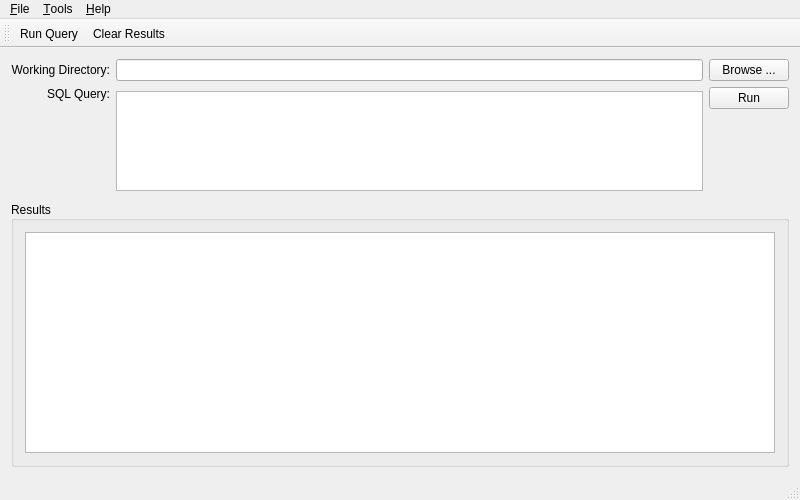
<?xml version="1.0" encoding="UTF-8"?>
<ui version="4.0">
 <class>Principal</class>
 <widget class="QMainWindow" name="Principal">
  <property name="geometry">
   <rect>
    <x>0</x>
    <y>0</y>
    <width>800</width>
    <height>500</height>
   </rect>
  </property>
  <property name="windowTitle">
   <string>Bonsai - SQL over YAML files</string>
  </property>
  <property name="locale">
   <locale language="English" country="UnitedStates"/>
  </property>
  <property name="unifiedTitleAndToolBarOnMac">
   <bool>true</bool>
  </property>
  <widget class="QWidget" name="centralWidget">
   <layout class="QGridLayout" name="gridLayout">
    <item row="0" column="0">
     <widget class="QLabel" name="label">
      <property name="sizePolicy">
       <sizepolicy hsizetype="Preferred" vsizetype="Preferred">
        <horstretch>0</horstretch>
        <verstretch>0</verstretch>
       </sizepolicy>
      </property>
      <property name="text">
       <string>Working Directory:</string>
      </property>
      <property name="alignment">
       <set>Qt::AlignRight|Qt::AlignTrailing|Qt::AlignVCenter</set>
      </property>
     </widget>
    </item>
    <item row="0" column="1">
     <widget class="QLineEdit" name="lineDir"/>
    </item>
    <item row="0" column="2">
     <widget class="QPushButton" name="browseButton">
      <property name="sizePolicy">
       <sizepolicy hsizetype="Preferred" vsizetype="Fixed">
        <horstretch>0</horstretch>
        <verstretch>0</verstretch>
       </sizepolicy>
      </property>
      <property name="text">
       <string>Browse ...</string>
      </property>
     </widget>
    </item>
    <item row="1" column="0">
     <widget class="QLabel" name="label_2">
      <property name="text">
       <string>SQL Query:</string>
      </property>
      <property name="alignment">
       <set>Qt::AlignRight|Qt::AlignTop|Qt::AlignTrailing</set>
      </property>
     </widget>
    </item>
    <item row="1" column="1" rowspan="2">
     <widget class="QPlainTextEdit" name="textQuery">
      <property name="sizePolicy">
       <sizepolicy hsizetype="Expanding" vsizetype="Fixed">
        <horstretch>0</horstretch>
        <verstretch>0</verstretch>
       </sizepolicy>
      </property>
      <property name="maximumSize">
       <size>
        <width>16777215</width>
        <height>100</height>
       </size>
      </property>
      <property name="frameShape">
       <enum>QFrame::StyledPanel</enum>
      </property>
     </widget>
    </item>
    <item row="1" column="2">
     <widget class="QPushButton" name="runButton">
      <property name="sizePolicy">
       <sizepolicy hsizetype="Preferred" vsizetype="Fixed">
        <horstretch>0</horstretch>
        <verstretch>0</verstretch>
       </sizepolicy>
      </property>
      <property name="autoFillBackground">
       <bool>false</bool>
      </property>
      <property name="text">
       <string>Run</string>
      </property>
      <property name="autoRepeat">
       <bool>false</bool>
      </property>
      <property name="flat">
       <bool>false</bool>
      </property>
     </widget>
    </item>
    <item row="2" column="2">
     <spacer name="verticalSpacer">
      <property name="orientation">
       <enum>Qt::Vertical</enum>
      </property>
      <property name="sizeType">
       <enum>QSizePolicy::Preferred</enum>
      </property>
      <property name="sizeHint" stdset="0">
       <size>
        <width>20</width>
        <height>80</height>
       </size>
      </property>
     </spacer>
    </item>
    <item row="3" column="0" colspan="3">
     <widget class="QGroupBox" name="groupBox">
      <property name="sizePolicy">
       <sizepolicy hsizetype="Preferred" vsizetype="Preferred">
        <horstretch>0</horstretch>
        <verstretch>0</verstretch>
       </sizepolicy>
      </property>
      <property name="title">
       <string>Results</string>
      </property>
      <property name="alignment">
       <set>Qt::AlignLeading|Qt::AlignLeft|Qt::AlignVCenter</set>
      </property>
      <property name="flat">
       <bool>false</bool>
      </property>
      <layout class="QHBoxLayout" name="horizontalLayout">
       <item>
        <widget class="QTableView" name="results"/>
       </item>
      </layout>
     </widget>
    </item>
   </layout>
  </widget>
  <widget class="QMenuBar" name="menuBar">
   <property name="geometry">
    <rect>
     <x>0</x>
     <y>0</y>
     <width>800</width>
     <height>22</height>
    </rect>
   </property>
   <widget class="QMenu" name="menu_File">
    <property name="title">
     <string>&amp;File</string>
    </property>
    <addaction name="actionClear"/>
    <addaction name="actionClear_All"/>
    <addaction name="separator"/>
    <addaction name="action_Quit"/>
   </widget>
   <widget class="QMenu" name="menu_Tools">
    <property name="title">
     <string>&amp;Tools</string>
    </property>
    <addaction name="actionRun"/>
   </widget>
   <widget class="QMenu" name="menu_Help">
    <property name="title">
     <string>&amp;Help</string>
    </property>
    <addaction name="actionShow_Help"/>
    <addaction name="separator"/>
    <addaction name="actionAbout"/>
   </widget>
   <addaction name="menu_File"/>
   <addaction name="menu_Tools"/>
   <addaction name="menu_Help"/>
  </widget>
  <widget class="QToolBar" name="mainToolBar">
   <attribute name="toolBarArea">
    <enum>TopToolBarArea</enum>
   </attribute>
   <attribute name="toolBarBreak">
    <bool>false</bool>
   </attribute>
   <addaction name="actionRun"/>
   <addaction name="actionClear"/>
  </widget>
  <widget class="QStatusBar" name="statusBar"/>
  <action name="actionRun">
   <property name="icon">
    <iconset resource="resources.qrc">
     <normaloff>:/images/resources/images/run.png</normaloff>:/images/resources/images/run.png</iconset>
   </property>
   <property name="text">
    <string>Run Query</string>
   </property>
   <property name="toolTip">
    <string>Run Query</string>
   </property>
   <property name="shortcut">
    <string>F5</string>
   </property>
  </action>
  <action name="actionClear">
   <property name="icon">
    <iconset resource="resources.qrc">
     <normaloff>:/images/resources/images/remove.png</normaloff>:/images/resources/images/remove.png</iconset>
   </property>
   <property name="text">
    <string>Clear Results</string>
   </property>
   <property name="toolTip">
    <string>Clear Results</string>
   </property>
  </action>
  <action name="action_Quit">
   <property name="icon">
    <iconset resource="resources.qrc">
     <normaloff>:/images/resources/images/delete.png</normaloff>:/images/resources/images/delete.png</iconset>
   </property>
   <property name="text">
    <string>&amp;Quit</string>
   </property>
   <property name="shortcut">
    <string>Ctrl+Q</string>
   </property>
  </action>
  <action name="actionShow_Help">
   <property name="icon">
    <iconset resource="resources.qrc">
     <normaloff>:/images/resources/images/help.png</normaloff>:/images/resources/images/help.png</iconset>
   </property>
   <property name="text">
    <string>Show Help</string>
   </property>
  </action>
  <action name="actionAbout">
   <property name="icon">
    <iconset resource="resources.qrc">
     <normaloff>:/images/resources/images/info.png</normaloff>:/images/resources/images/info.png</iconset>
   </property>
   <property name="text">
    <string>About</string>
   </property>
  </action>
  <action name="actionClear_All">
   <property name="text">
    <string>Clear All</string>
   </property>
   <property name="toolTip">
    <string>Clear All</string>
   </property>
  </action>
 </widget>
 <layoutdefault spacing="6" margin="11"/>
 <resources>
  <include location="resources.qrc"/>
 </resources>
 <connections>
  <connection>
   <sender>action_Quit</sender>
   <signal>activated()</signal>
   <receiver>Principal</receiver>
   <slot>close()</slot>
   <hints>
    <hint type="sourcelabel">
     <x>-1</x>
     <y>-1</y>
    </hint>
    <hint type="destinationlabel">
     <x>299</x>
     <y>246</y>
    </hint>
   </hints>
  </connection>
 </connections>
</ui>
